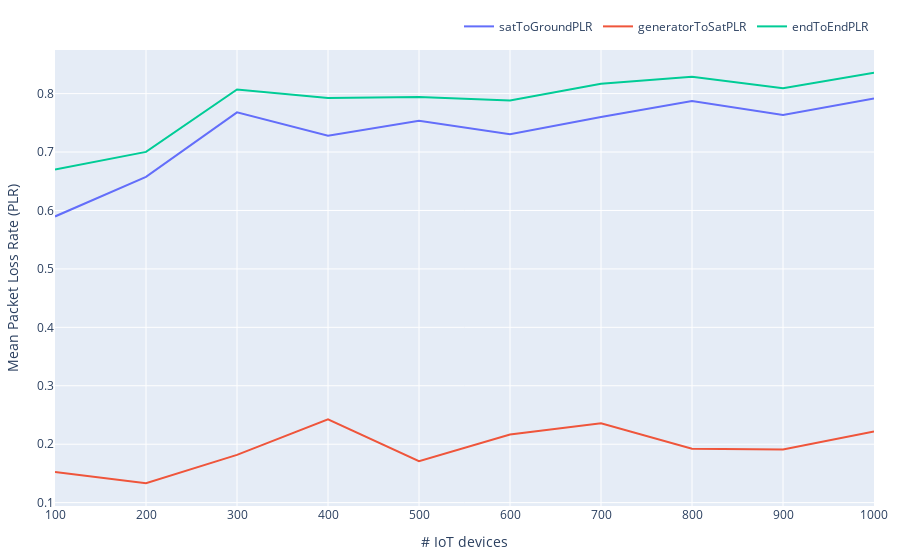

The code cell stored with this chart in its notebook:
### Code cell
import plotly.graph_objects as go

# Create random data with numpy
import numpy as np


n_devices = list(range(100,1001,100))

# Create traces
fig = go.Figure()
fig.add_trace(go.Scatter(x=n_devices, y=medias_por_grupo['satToGroundPLR'],
                    mode='lines',
                    name='satToGroundPLR'))
fig.add_trace(go.Scatter(x=n_devices, y=medias_por_grupo['generatorToSatPLR'],
                    mode='lines',
                    name='generatorToSatPLR'))
fig.add_trace(go.Scatter(x=n_devices, y=medias_por_grupo['endToEndPLR'],
                    mode='lines', name='endToEndPLR'))
fig.update_layout(
    xaxis_title="# IoT devices",
    yaxis_title="Mean Packet Loss Rate (PLR)",
    margin=dict(l=20, r=20, t=20, b=20),
    legend=dict(
    orientation="h",
    yanchor="bottom",
    y=1.02,
    xanchor="right",
    x=1
)

)
fig.show()

### Figure 1 — Plotly figure (JSON) as saved in the notebook; plotly's stock layout.template omitted (floating-point values rounded to 4 significant figures)
{"data": [{"mode": "lines", "name": "satToGroundPLR", "type": "scatter", "x": [100, 200, 300, 400, 500, 600, 700, 800, 900, 1000], "y": [0.5898, 0.6575, 0.7678, 0.728, 0.7536, 0.7306, 0.7601, 0.7875, 0.7635, 0.7915]}, {"mode": "lines", "name": "generatorToSatPLR", "type": "scatter", "x": [100, 200, 300, 400, 500, 600, 700, 800, 900, 1000], "y": [0.1524, 0.1333, 0.1817, 0.2424, 0.1709, 0.2164, 0.236, 0.1924, 0.1909, 0.2218]}, {"mode": "lines", "name": "endToEndPLR", "type": "scatter", "x": [100, 200, 300, 400, 500, 600, 700, 800, 900, 1000], "y": [0.67, 0.7002, 0.8072, 0.7926, 0.7943, 0.7882, 0.8169, 0.8289, 0.8093, 0.8356]}], "layout": {"legend": {"orientation": "h", "x": 1, "xanchor": "right", "y": 1.02, "yanchor": "bottom"}, "margin": {"b": 20, "l": 20, "r": 20, "t": 20}, "xaxis": {"title": {"text": "# IoT devices"}}, "yaxis": {"title": {"text": "Mean Packet Loss Rate (PLR)"}}}}
